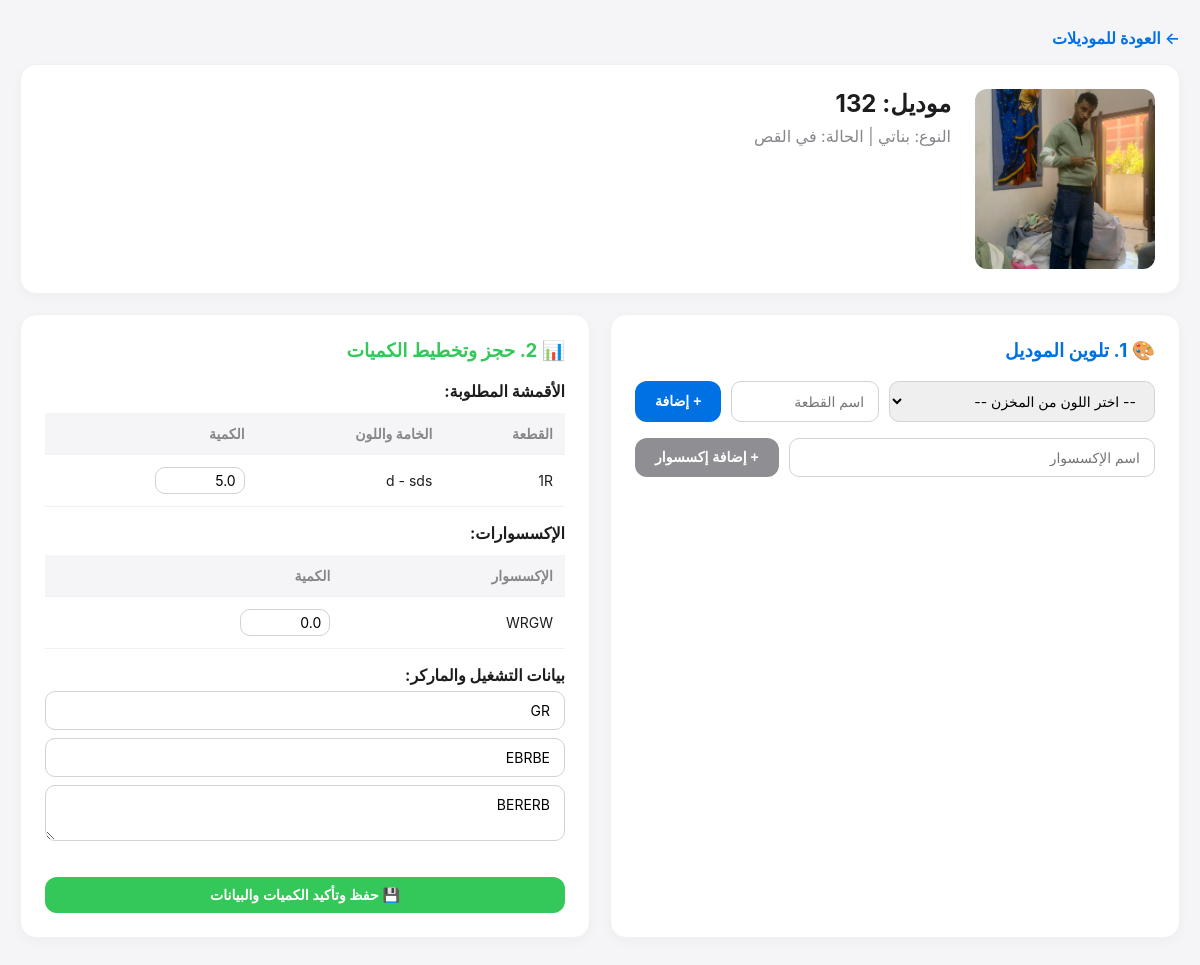
Page /design/model/1 on the committed database.
### app/models.py (models this page shows)
class DesignModel(db.Model):
    id = db.Column(db.Integer, primary_key=True)
    model_code = db.Column(db.String(50), unique=True, nullable=False)
    image_url = db.Column(db.String(200), nullable=False)
    model_type = db.Column(db.String(50), nullable=True)
    status = db.Column(db.String(50), default='تصميم')
    is_deleted = db.Column(db.Boolean, default=False)
    target_quantity = db.Column(db.Integer, default=0)
    marker_length = db.Column(db.Float, nullable=True)
    sizes_selected = db.Column(db.String(200), nullable=True)
    main_marker_url = db.Column(db.String(200), nullable=True)
    print_marker_url = db.Column(db.String(200), nullable=True)
    marker_efficiency = db.Column(db.Float, nullable=True)
    notes_shirt = db.Column(db.Text, nullable=True)
    notes_pants = db.Column(db.Text, nullable=True)
    created_at = db.Column(db.DateTime, default=get_egypt_time)
    colored_at = db.Column(db.DateTime, nullable=True)
    cut_at = db.Column(db.DateTime, nullable=True)
    requirements = db.relationship('ModelRequirement', backref='model', lazy=True)
    accessories = db.relationship('ModelAccessory', backref='model', lazy=True)
    cutting_records = db.relationship('CuttingRecord', backref='model', lazy=True)
    qc_records = db.relationship('QCRecord', backref='model', lazy=True)

class ModelRequirement(db.Model):
    id = db.Column(db.Integer, primary_key=True)
    model_id = db.Column(db.Integer, db.ForeignKey('design_model.id'), nullable=False)
    color_id = db.Column(db.Integer, db.ForeignKey('fabric_color.id'), nullable=False)
    part_name = db.Column(db.String(50), nullable=True)
    planned_quantity = db.Column(db.Float, default=0.0)
    color = db.relationship('FabricColor', backref='model_requirements', lazy=True)

class Fabric(db.Model):
    id = db.Column(db.Integer, primary_key=True)
    name = db.Column(db.String(100), nullable=False)
    description = db.Column(db.Text, nullable=True)
    unit = db.Column(db.String(20), nullable=False)
    image_url = db.Column(db.String(200), nullable=True)
    supplier_id = db.Column(db.Integer, db.ForeignKey('supplier.id'), nullable=True)
    supplier = db.relationship('Supplier', backref='fabrics', lazy=True)
    colors = db.relationship('FabricColor', backref='fabric', lazy=True)
    is_deleted = db.Column(db.Boolean, default=False)

class FabricColor(db.Model):
    id = db.Column(db.Integer, primary_key=True)
    fabric_id = db.Column(db.Integer, db.ForeignKey('fabric.id'), nullable=False)
    color_code = db.Column(db.String(50), nullable=False)
    color_name = db.Column(db.String(50), nullable=True)
    hex_code = db.Column(db.String(7), nullable=True)
    price_per_unit = db.Column(db.Float, default=0.0)
    quantity = db.Column(db.Float, default=0.0)
    reserved_quantity = db.Column(db.Float, default=0.0)
    is_deleted = db.Column(db.Boolean, default=False)

class ModelAccessory(db.Model):
    id = db.Column(db.Integer, primary_key=True)
    model_id = db.Column(db.Integer, db.ForeignKey('design_model.id'), nullable=False)
    accessory_name = db.Column(db.String(100), nullable=False)
    planned_quantity = db.Column(db.Float, default=0.0)

### app/design/routes.py (the view)
@design_bp.route('/model/<int:model_id>')
def model_details(model_id):
    model = DesignModel.query.get_or_404(model_id)
    fabrics = Fabric.query.filter_by(is_deleted=False).all()
    return render_template('design/details.html', model=model, fabrics=fabrics)

### app/templates/design/details.html (shortened to what this page needs)
{% extends 'base.html' %}
{% block content %}
<div style="margin-bottom: 16px;">
    <a href="/design" style="color: #0071e3; text-decoration: none; font-weight: 600;">← العودة للموديلات</a>
</div>
<div class="apple-card" style="display: flex; gap: 24px; align-items: flex-start;">
    <img src="{{ model.image_url }}" style="width: 180px; height: 180px; border-radius: 12px; object-fit: cover;">
    <div style="flex: 1;">
        <h2 style="margin: 0 0 8px 0;">موديل: {{ model.model_code }}</h2>
        <p style="color: #86868b; margin: 0 0 16px 0;">النوع: {{ model.model_type or 'غير محدد' }} | الحالة: {{ model.status }}</p>
    </div>
</div>
<div style="display: flex; gap: 20px; flex-wrap: wrap;">
    <div style="flex: 1; min-width: 380px;" class="apple-card">
        <h3 style="margin-top: 0; color: #0071e3;">🎨 1. تلوين الموديل</h3>
        <form action="/design/model/{{ model.id }}/add_color" method="POST" style="display: flex; gap: 10px; margin-bottom: 16px;">
            <select name="color_id" class="form-input" required style="flex: 2;">
                <option value="">-- اختر اللون من المخزن --</option>
            </select>
            <input type="text" name="part_name" class="form-input" placeholder="اسم القطعة" required style="flex: 1;">
            <button type="submit" class="apple-btn">+ إضافة</button>
        </form>
        <form action="/design/model/{{ model.id }}/add_accessory" method="POST" style="display: flex; gap: 10px;">
            <input type="text" name="accessory_name" class="form-input" placeholder="اسم الإكسسوار" required style="flex: 2;">
            <button type="submit" class="apple-btn" style="background: #8e8e93;">+ إضافة إكسسوار</button>
        </form>
    </div>
    <div style="flex: 1; min-width: 380px;" class="apple-card">
        <h3 style="margin-top: 0; color: #34c759;">📊 2. حجز وتخطيط الكميات</h3>
        <form action="/design/model/{{ model.id }}/plan_quantities" method="POST">
            <h4 style="margin: 12px 0 6px 0;">الأقمشة المطلوبة:</h4>
            <table>
                <tr><th>القطعة</th><th>الخامة واللون</th><th>الكمية</th></tr>
                {% for req in model.requirements %}
                <tr>
                    <td>{{ req.part_name }}</td>
                    <td>{{ req.color.fabric.name }} - {{ req.color.color_code }}</td>
                    <td><input type="number" step="0.01" name="req_{{ req.id }}" value="{{ req.planned_quantity }}" class="form-input" style="width: 90px; padding: 4px 8px;"></td>
                </tr>
                {% endfor %}
            </table>
            <h4 style="margin: 16px 0 6px 0;">الإكسسوارات:</h4>
            <table>
                <tr><th>الإكسسوار</th><th>الكمية</th></tr>
                {% for acc in model.accessories %}
                <tr>
                    <td>{{ acc.accessory_name }}</td>
                    <td><input type="number" step="0.01" name="acc_{{ acc.id }}" value="{{ acc.planned_quantity }}" class="form-input" style="width: 90px; padding: 4px 8px;"></td>
                </tr>
                {% endfor %}
            </table>
            <h4 style="margin: 16px 0 6px 0;">بيانات التشغيل والماركر:</h4>
            <input type="text" name="main_marker_url" class="form-input" placeholder="رابط أو كود الماركر" value="{{ model.main_marker_url or '' }}" style="margin-bottom: 8px;">
            <input type="text" name="print_marker_url" class="form-input" placeholder="ماركر الطباعة" value="{{ model.print_marker_url or '' }}" style="margin-bottom: 8px;">
            <textarea name="notes_shirt" class="form-input" placeholder="ملاحظات التشغيل والقص..." style="margin-bottom: 16px;">{{ model.notes_shirt or '' }}</textarea>
            <button type="submit" class="apple-btn" style="width: 100%; margin-top: 16px; background: #34c759;">💾 حفظ وتأكيد الكميات والبيانات</button>
        </form>
    </div>
</div>
{% endblock %}

### app/templates/base.html (style rules this page uses)
body { font-family: -apple-system, BlinkMacSystemFont, "Segoe UI", Roboto, sans-serif; background-color: #f5f5f7; margin: 0; color: #1d1d1f; }

### app/templates/design/details.html (style rules this page uses)
.apple-card { background: white; border-radius: 16px; padding: 24px; border: 1px solid #f1f1f4; box-shadow: 0 4px 12px rgba(0,0,0,0.03); margin-bottom: 20px; }
.form-input { width: 100%; padding: 10px 14px; border: 1px solid #d2d2d7; border-radius: 10px; font-family: inherit; font-size: 14px; box-sizing: border-box; }
.apple-btn { padding: 10px 20px; border: none; border-radius: 12px; cursor: pointer; font-weight: 600; font-size: 14px; background: #0071e3; color: white; text-decoration: none; display: inline-block; }
table { width: 100%; border-collapse: collapse; margin-top: 12px; }
th, td { border-bottom: 1px solid #f1f1f4; padding: 12px; text-align: right; font-size: 14px; }
th { background: #f5f5f7; color: #86868b; font-weight: 600; }

### rows in the picture
DesignModel: image_url (picture), model_code "132", model_type "بناتي", status "في القص", main_marker_url "GR", print_marker_url "EBRBE", notes_shirt "BERERB"
ModelRequirement: part_name "1R", color.fabric.name "d", color.color_code "sds", planned_quantity "5.0"
ModelAccessory: accessory_name "WRGW", planned_quantity "0.0"
